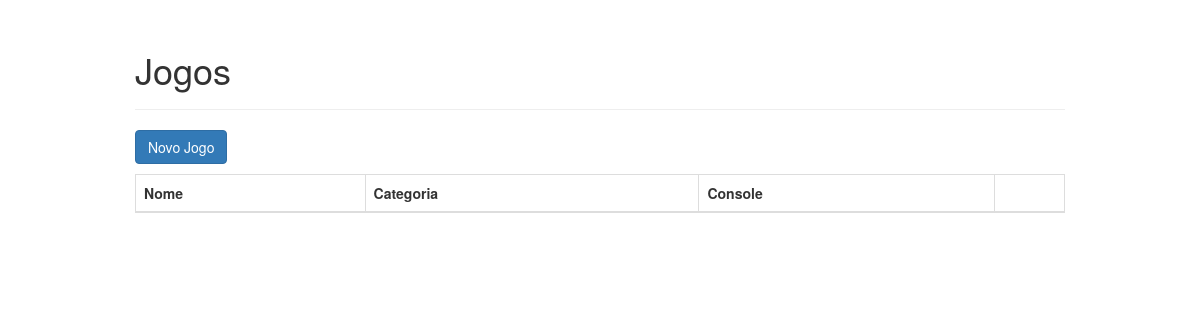
Before: / with the older database file.
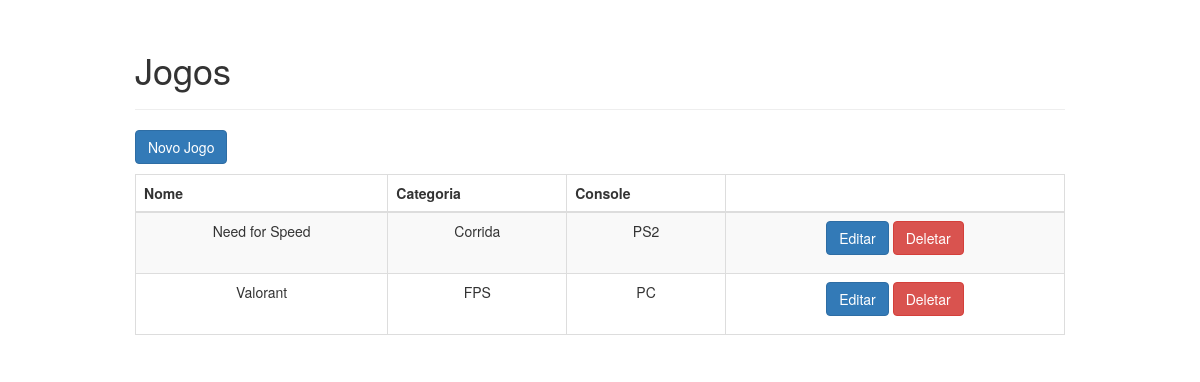
After: the same page with the newer database file.
### persistence/database/database_objects.py (models this page shows, shortened)
class Jogo(Base):
    __tablename__ = 'jogo'
    id = Column(Integer, primary_key=True, autoincrement=True)
    nome = Column(String, nullable=False)
    categoria = Column(String, nullable=False)
    console = Column(String, nullable=False)

### views.py (the view)
@app.route('/')
def index():
    lista = jogo_dao.listar()
    return render_template('lista.html', titulo='Jogos', jogos=lista)

### persistence/database/dao.py (called while the page is built)
def traduz_jogos(jogos):
    def cria_jogo_com_tupla(tupla):
        return Jogo(tupla[1], tupla[2], tupla[3], id=tupla[0])
    return list(map(cria_jogo_com_tupla, jogos))

    def listar(self):
        cursor = self.__db()
        lista_jogos = cursor.execute(SQL_BUSCA_JOGOS)
        jogos = traduz_jogos(lista_jogos.fetchall())
        return jogos

### templates/lista.html
{% extends "template.html" %} {% block conteudo %}
<a class="btn btn-primary" href="{{ url_for('novo') }}">Novo Jogo</a>
<table class="table table-striped table-responsive table-bordered">
  <thead class="thead-default">
    <tr>
      <th>Nome</th>
      <th>Categoria</th>
      <th>Console</th>
      <th></th>
    </tr>
  </thead>
  <tbody>
    {% for jogo in jogos %}
    <tr>
      <td>{{ jogo.nome }}</td>
      <td>{{ jogo.categoria }}</td>
      <td>{{ jogo.console }}</td>
      <td>
        <a class="btn btn-primary" href="{{ url_for('editar', id=jogo.id) }}"
          >Editar</a
        >
        <a class="btn btn-danger" href="{{ url_for('deletar', id=jogo.id) }}"
          >Deletar</a
        >
      </td>
    </tr>
    {% endfor %}
  </tbody>
</table>
{% endblock %}

### templates/template.html (shortened to what this page needs)
<!DOCTYPE html>
<html>
  <head>
    <link
      rel="stylesheet"
      href="{{url_for('static', filename='bootstrap.css')}}"
    />
    <link rel="stylesheet" href="{{url_for('static', filename='app.css')}}" />
  </head>
  <body>
    <div class="container">
      <div class="page-header">
        <h1>{{ titulo }}</h1>
      </div>
      {% block conteudo %} {% endblock %}
    </div>
  </body>
</html>

### static/app.css (style rules this page uses)
body { padding-top: 10px; }
.btn { margin-bottom: 10px; }
.container { border-radius: 4px; margin: auto; width: 80%; }
td { text-align: center; }

Changed rows visible on the page:
added Jogo: nome "Need for Speed", categoria "Corrida", console "PS2"
added Jogo: nome "Valorant", categoria "FPS", console "PC"
